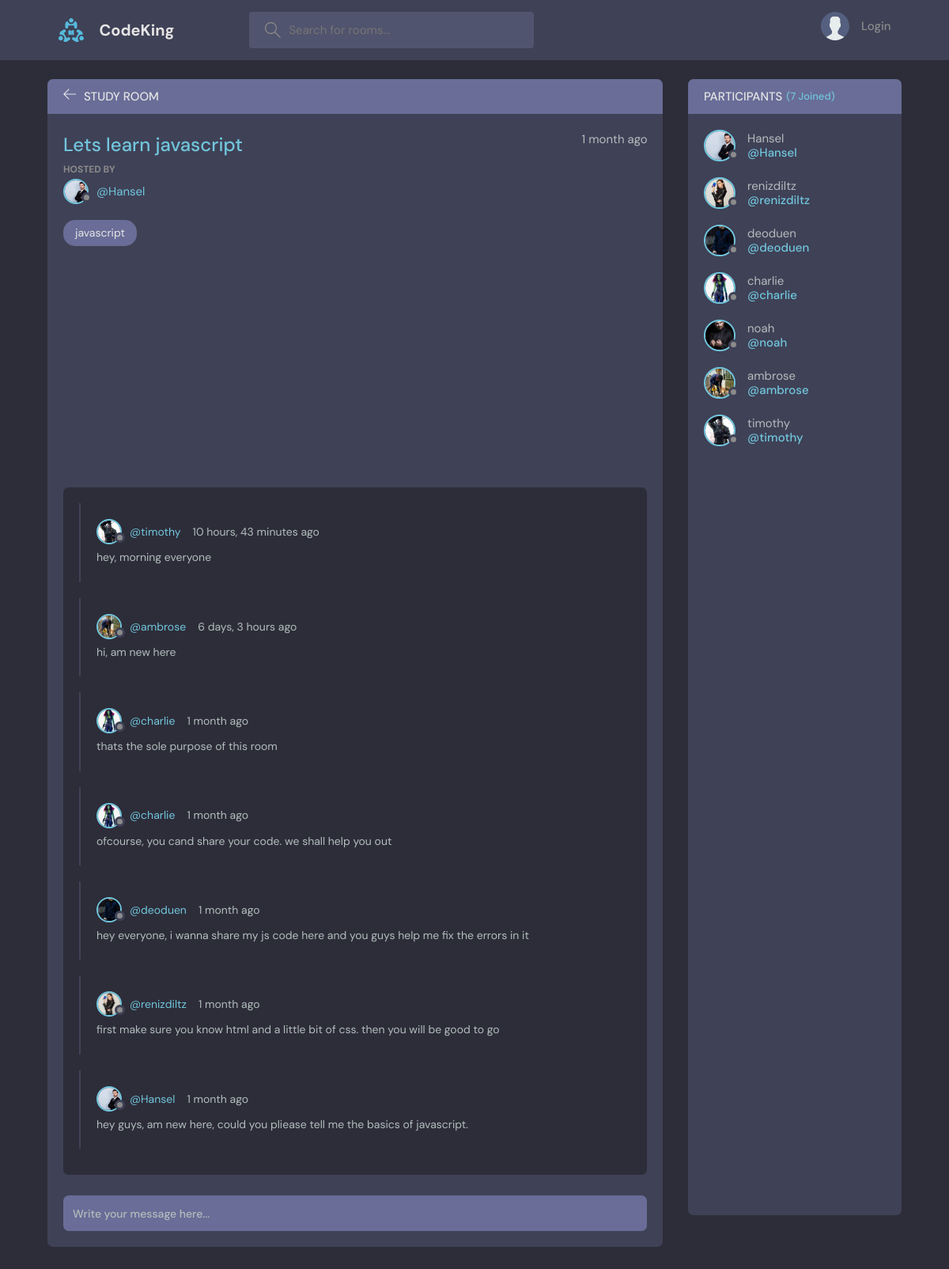
The page /room/1/ on the database its author committed.
### base/models.py (models this page shows, shortened)
class Room(models.Model):
    host = models.ForeignKey(User, on_delete=models.SET_NULL, null=True)
    topic = models.ForeignKey(Topic, on_delete=models.SET_NULL, null=True)
    name = models.CharField(max_length=200)
    description = models.TextField(null=True, blank=True)
    participants = models.ManyToManyField(User, related_name='participants', blank=True)
    updated = models.DateTimeField(auto_now=True)
    created = models.DateTimeField(auto_now_add=True)
    class Meta:
        ordering = ['-created', '-updated']

class User(AbstractUser):
    name = models.CharField(max_length=200, null=True)
    email = models.EmailField(unique=True, null=True)
    bio = models.TextField(null=True)
    avatar = models.ImageField(null=True, default="avatar.svg")
    USERNAME_FIELD = 'email'
    REQUIRED_FIELDS = []

class Topic(models.Model):
    name = models.CharField(max_length=200)
    def __str__ (self):
        return self.name

class Message(models.Model):
    user = models.ForeignKey(User, on_delete=models.CASCADE)
    room = models.ForeignKey(Room, on_delete=models.CASCADE)
    body = models.TextField()
    updated = models.DateTimeField(auto_now=True)
    created = models.DateTimeField(auto_now_add=True)
    class Meta:
        ordering = ['-created', '-updated']

### base/views.py (the view, shortened to what this page needs)
# urls.py: path('room/<str:pk>/',views.room, name="room" ),
def room(request, pk):
    room = Room.objects.get(id=pk)
    room_messages = room.message_set.all()
    participants = room.participants.all()
    context={
        'room': room,
        'room_messages': room_messages,
        'participants': participants
    }
    return render(request, 'base/room.html', context)

### base/templates/base/room.html (shortened to what this page needs)
{% extends 'base/main.html' %}
{% block content %}
    <main class="profile-page layout layout--2">
      <div class="container">
        <div class="room">
          <div class="room__top">
            <div class="room__topLeft">
              <a href="{% url 'home' %}">
                <svg version="1.1" xmlns="http://www.w3.org/2000/svg" width="32" height="32" viewBox="0 0 32 32">
                  <title>arrow-left</title>
                  <path
                    d="M13.723 2.286l-13.723 13.714 13.719 13.714 1.616-1.611-10.96-10.96h27.625v-2.286h-27.625l10.965-10.965-1.616-1.607z"
                  ></path>
                </svg>
              </a>
              <h3>Study Room</h3>
            </div>
          </div>
          <div class="room__box scroll">
            <div class="room__header scroll">
              <div class="room__info">
                <h3>{{room.name}}</h3>
                <span>{{room.created|timesince}} ago</span>
              </div>
              <div class="room__hosted">
                <p>Hosted By</p>
                <a href="{% url 'user-profile' room.host.id %}" class="room__author">
                  <div class="avatar avatar--small">
                    <img src="{{room.host.avatar.url}}" />
                  </div>
                  <span>@{{room.host.username}}</span>
                </a>
              </div>
              <span class="room__topics">{{room.topic}}</span>
            </div>
            <div class="room__conversation">
              <div class="threads scroll">
                {% for message in room_messages %}
                <div class="thread">
                  <div class="thread__top">
                    <div class="thread__author">
                      <a href="{% url 'user-profile' message.user.id %}" class="thread__authorInfo">
                        <div class="avatar avatar--small">
                          <img src="{{message.user.avatar.url}}" />
                        </div>
                        <span>@{{message.user.username}}</span>
                      </a>
                      <span class="thread__date">{{message.created|timesince}} ago</span>
                    </div>
                  </div>
                  <div class="thread__details">
                    {{message.body}}
                  </div>
                </div>
                {% endfor %}
              </div>
            </div>
          </div>
          <div class="room__message">
            <form action="" method="post" >
              <input name="body" placeholder="Write your message here..." />
            </form>
          </div>
        </div>
        <div class="participants">
          <h3 class="participants__top">Participants <span>({{participants.count}} Joined)</span></h3>
          <div class="participants__list scroll">
            {% for user in participants %}
            <a href="{% url 'user-profile' user.id %}" class="participant">
              <div class="avatar avatar--medium">
                <img src="{{user.avatar.url}}" />
              </div>
              <p>
                {{user.username}}
                <span>@{{user.username}}</span>
              </p>
            </a>
            {% endfor %}
          </div>
        </div>
      </div>
    </main>
{% endblock %}

### rows shown on the page
Room: name "Lets learn javascript", created "1 month", host.avatar (picture), host.username "Hansel", topic "javascript"
Message: user.avatar (picture), user.username "timothy", created "10 hours, 43 minutes", body "hey, morning everyone"
Message: user.avatar (picture), user.username "ambrose", created "6 days, 3 hours", body "hi, am new here"
Message: user.avatar (picture), user.username "charlie", created "1 month", body "thats the sole purpose of this room"
Message: user.avatar (picture), user.username "charlie", created "1 month", body "ofcourse, you cand share your code. we shall help you out"
Message: user.avatar (picture), user.username "deoduen", created "1 month", body "hey everyone, i wanna share my js code here and you guys help me fix the errors in it"
Message: user.avatar (picture), user.username "renizdiltz", created "1 month", body "first make sure you know html and a little bit of css. then you will be good to go"
Message: user.avatar (picture), user.username "Hansel", created "1 month", body "hey guys, am new here, could you pliease tell me the basics of javascript."
User: avatar (picture), username "Hansel"
User: avatar (picture), username "renizdiltz"
User: avatar (picture), username "deoduen"
User: avatar (picture), username "charlie"
User: avatar (picture), username "noah"
User: avatar (picture), username "ambrose"
User: avatar (picture), username "timothy"

### other values the page prints
{{ participants.count }} "7"
